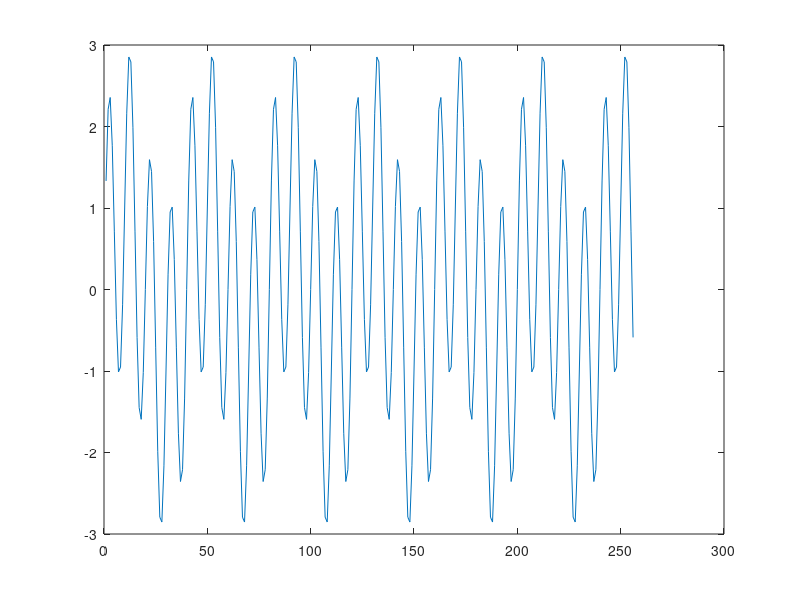
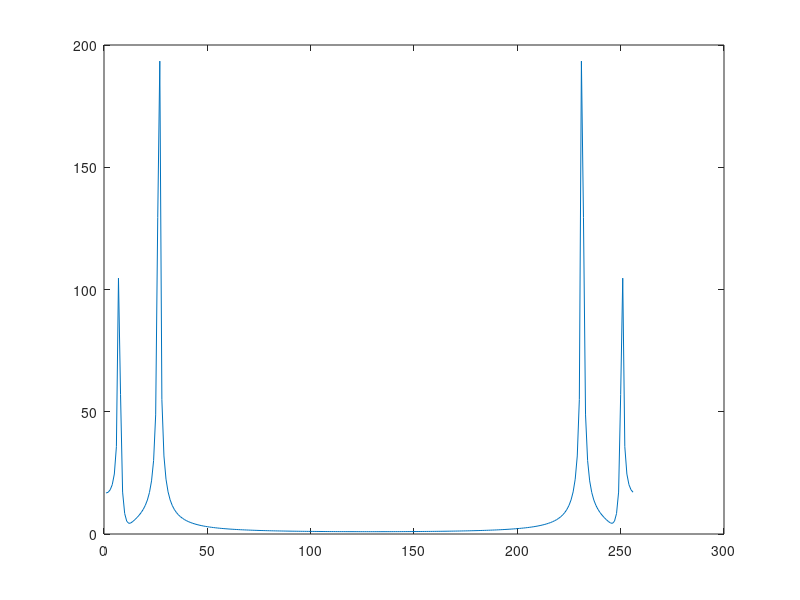

These charts were generated, in order, by the following MATLAB code: (Note: this script raises an error after producing the figures.)
clc;clear
N=256;
n=1:N;
 
f0=50;
 
f1=200;
 
fs=2e3;
 
y=sin(2*pi*f0.*n/fs)+2*sin(2*pi*f1.*n/fs);
 
figure;
 
plot(y);
 
Y=fft(y);
 
figure;
 
plot(abs(Y));
 
y1=y';
q=quantizer([17 8]);
y2=num2bin(q,y1);
fid1=fopen('src.txt','wt');
for i=1:N
    fwrite(fid1,y2(i,:));
    fprintf(fid1,'\n');
end
fclose(fid1);
Y = fft(y);
Y = abs(Y) / (N / 2); % 归一化
frequencies = (0:N-1) * fs / N; % 频率轴
plot(frequencies(1:N/2), Y(1:N/2)); % 只绘制正频部分
